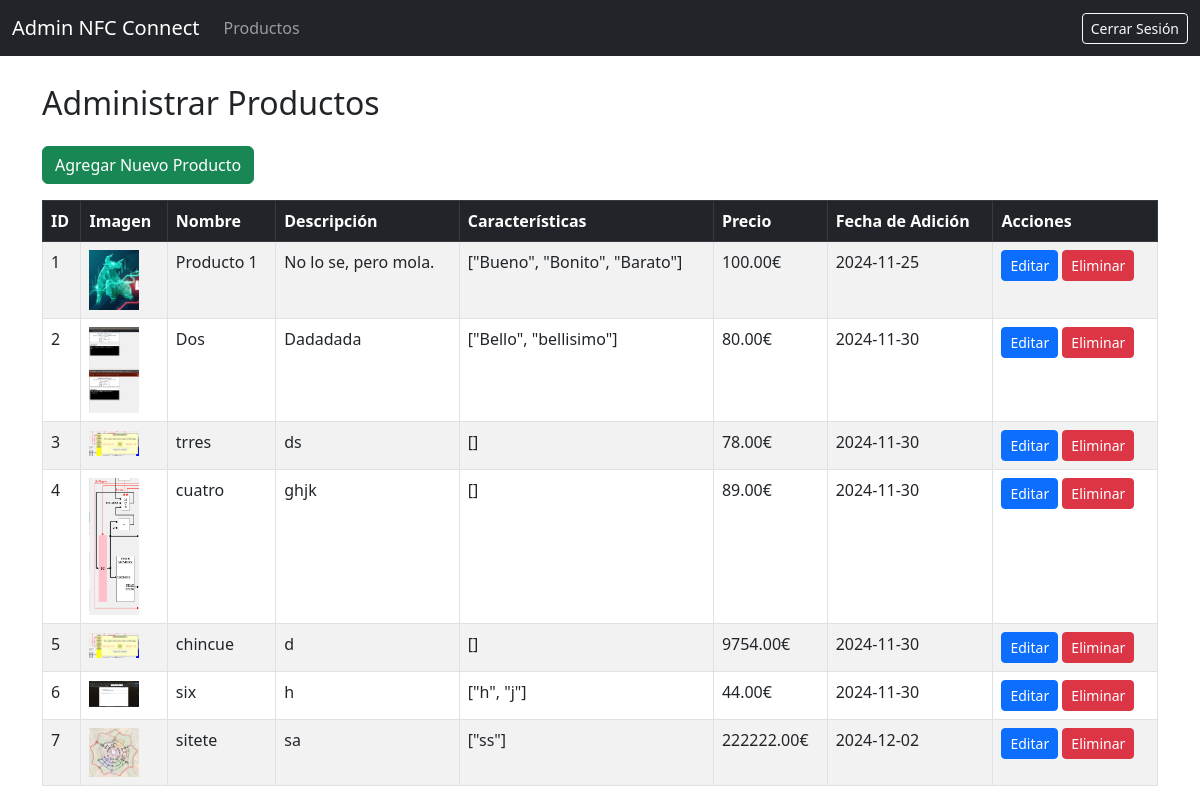
The page /admin (signed in) on the database its author committed.
### app/models.py (models this page shows, shortened)
class Product(db.Model):
    __tablename__ = 'product'
    id = db.Column(db.Integer, primary_key=True)
    name = db.Column(db.String(150), nullable=False)
    description = db.Column(db.Text, nullable=False)
    features = db.Column(db.Text, nullable=True)
    type = db.Column(db.String(50), nullable=False, default='NFC')
    image_file = db.Column(db.String(20), nullable=True, default='default_product.jpg')
    discount = db.Column(db.Float, nullable=True, default=0)
    price = db.Column(db.Float, nullable=False)
    stock = db.Column(db.Integer, nullable=False, default=0)
    date_added = db.Column(db.DateTime, default=datetime.utcnow)
    cart_items = db.relationship('CartItem', backref='product', lazy=True)
    images = db.relationship('ProductImage', backref='product', lazy=True)

### app/routes.py (the view)
@app.route('/admin', methods=['GET'])
@login_required
@admin_required
def list_products():
    products = Product.query.all()
    delete_form = DeleteForm()
    return render_template('admin/list_products.html', products=products, delete_form=delete_form)

### app/__init__.py (called while the page is built)
@login_manager.user_loader
def load_user(user_id):
    return models.User.query.get(int(user_id))

### app/routes.py (called while the page is built)
@app.before_request
def parse_url():
    path = request.path
    g.lang_code = 'en'
    if path.startswith('/es'):
        g.lang_code = 'es'
    elif path.startswith('/en'):
        if len(path) == 3:
            return redirect('/', code=301)
        path = path[3:]
        return redirect(path, code=301)
    return None

@app.context_processor
def inject_logout_form():
    logout_form = LogoutForm()
    return dict(logout_form=logout_form)

@app.context_processor
def inject_add_to_cart_form():
    form = AddToCartForm()
    return dict(add_to_cart_form=form)

### app/utils.py (called while the page is built)
def admin_required(f):
    @wraps(f)
    def decorated_function(*args, **kwargs):
        if not current_user.is_authenticated or not current_user.is_admin:
            flash('Acceso denegado. Se requieren privilegios de administrador.', 'danger')
            return redirect(url_for('login'))
        return f(*args, **kwargs)
    return decorated_function

### app/templates/admin/list_products.html (shortened to what this page needs)
{% extends "admin/admin_base.html" %}
{% block content %}
<div class="mt-4">
    <h2 class="mb-4">Administrar Productos</h2>
    <a href="{{ url_for('add_product') }}" class="btn btn-success mb-3">Agregar Nuevo Producto</a>
    <table class="table table-bordered table-striped">
        <thead class="table-dark">
            <tr>
                <th>ID</th>
                <th>Imagen</th>
                <th>Nombre</th>
                <th>Descripción</th>
                <th>Características</th>
                <th>Precio</th>
                <th>Fecha de Adición</th>
                <th>Acciones</th>
            </tr>
        </thead>
        <tbody>
            {% for product in products %}
            <tr>
                <td>{{ product.id }}</td>
                <td>
                    <img src="{{ url_for('static', filename='img/' ~ product.image_file) }}" alt="{{ product.name }}" width="50">
                </td>
                <td>{{ product.name }}</td>
                <td>{{ product.description }}</td>
                <td>{{ product.features }}</td>
                <td>{{ "%.2f"|format(product.price) }}€</td>
                <td>{{ product.date_added.strftime('%Y-%m-%d') }}</td>
                <td>
                    <a href="{{ url_for('edit_product', product_id=product.id) }}" class="btn btn-primary btn-sm">Editar</a>
                    <form action="{{ url_for('delete_product', product_id=product.id) }}" method="POST" style="display:inline;">
                        <button type="submit" class="btn btn-danger btn-sm" onclick="return confirm('¿Estás seguro de eliminar este producto?');">Eliminar</button>
                    </form>
                </td>
            </tr>
            {% else %}
            <tr>
                <td colspan="7" class="text-center">No hay productos para mostrar.</td>
            </tr>
            {% endfor %}
        </tbody>
    </table>
</div>
{% endblock %}

### app/templates/admin/admin_base.html (style rules this page uses)
body { padding-top: 60px; }

### rows shown on the page
Product: id "1", image_file (picture), name "Producto 1", description "No lo se, pero mola.", features "[\"Bueno\", \"Bonito\", \"Barato\"]", price "100.00", date_added "2024-11-25"
Product: id "2", image_file (picture), name "Dos", description "Dadadada", features "[\"Bello\", \"bellisimo\"]", price "80.00", date_added "2024-11-30"
Product: id "3", image_file (picture), name "trres", description "ds", features "[]", price "78.00", date_added "2024-11-30"
Product: id "4", image_file (picture), name "cuatro", description "ghjk", features "[]", price "89.00", date_added "2024-11-30"
Product: id "5", image_file (picture), name "chincue", description "d", features "[]", price "9754.00", date_added "2024-11-30"
Product: id "6", image_file (picture), name "six", description "h", features "[\"h\", \"j\"]", price "44.00", date_added "2024-11-30"
Product: id "7", image_file (picture), name "sitete", description "sa", features "[\"ss\"]", price "222222.00", date_added "2024-12-02"
